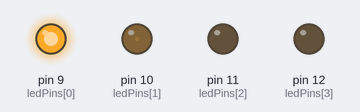
Bench run of a sketch on a simulated Arduino Uno, built with avr-gcc and run on an emulated ATmega328P. On the bench: output pins drawn as LEDs (lit = HIGH).

Above: at 3.05 s.
At 4.95 s:
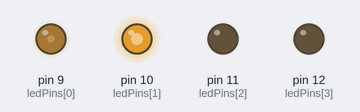
At 6.95 s:
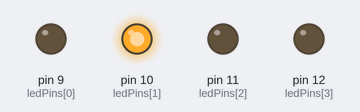
At 10.85 s:
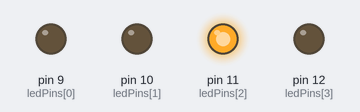
At 14.75 s:
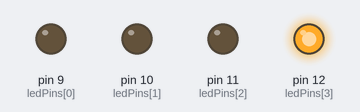
At 18.65 s:
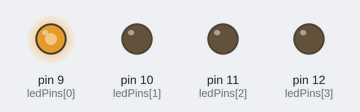
Timing chart, 0 to 26.7 s (numbered marks = the images above):
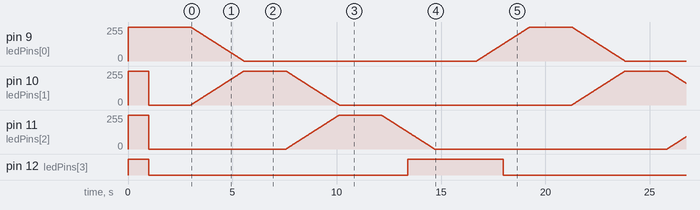

Measured:
- by itself, pin 12 (ledPins[3]): alternates HIGH for 4.6 s and LOW for 13.1 s

The sketch:

twinkle_lights_array.ino
```cpp
/*************************************************************************

    Arduino Twinkle Lights
    by John M. Wargo (www.johnwargo.com)
    November, 2016

    This project is an Arduino variant of the Pimoroni Firefly Light
    (https://learn.pimoroni.com/tutorial/sandyj/firefly-light) project.
 ************************************************************************/

//Compiler constant representing max analog voltage output,
//Do not change this value.
#define maxAnalog 255

//Analog output pin assignments
//Populate this array with the lst of pins you've connected
//LED strands to.
int ledPins[] = { 9, 10, 11, 12};
//Then update the numPins constant to match the number of
//elements in the array
const int numPins = 4;

//Specifies how long the application delays between changes to output voltage
//Decrease this value to speed up the fade
//Increase this value to slow down the fade
const int delayVal = 10;  //in milliseconds

//Used internally to track which output pin is going up and which down
int upPin, downPin;

void setup() {
  //Initialize the up and down pin designators
  //In loop(), we'll start by incrementing the pins, so start this one
  //at -1 so it will be incremented to 0 at the start
  downPin = -1;
  upPin = 0;

  //To show everything's working, start by turning
  //all of the strands on at the same time
  for (int i = 0; i < numPins; i++) {
    analogWrite(ledPins[i], maxAnalog);
  }
  delay(1000);    //Wait a second, for effect
  //Then turn all off, except for the first one
  for (int i = 1; i < numPins; i++) {
    analogWrite(ledPins[i], 0);
  }
  delay(2000);    //Wait a second, for effect
  //At this point, the first strand is on, waiting for the
  //loop to start fading the strands in sequence
}

void loop() {
  //Increment our pin designators
  downPin = getNextIndex(downPin);
  upPin = getNextIndex(upPin);

  //Loop through the voltage output values (ranging from 0 to 255)
  //incrementing by 1
  for (int i = 0; i <= maxAnalog; i++) {
    //Drive the upPin up to maxAnalog
    analogWrite(ledPins[upPin], i);
    //While simultaneously driving downPin down to 0
    analogWrite(ledPins[downPin], maxAnalog - i);
    //Pause for a little while
    delay(delayVal);
  }
  //Wait a second before continuing
  delay(2000);
}

int getNextIndex(int currentIndex) {
  //Get the next array index
  //start by incrementing the current pin
  int idx = ++currentIndex;
  //does pin exceed the bounds of the array?
  //I could use a == comparison here as pin should never go above numPins,
  //unless I have a logic error in the code, but I'm going to check anyway
  if (idx >= numPins) {
    //Then reset to the beginning of the array
    idx = 0;
  }
  return idx;
}
```
